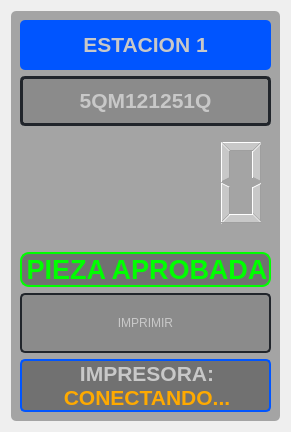
<?xml version="1.0" encoding="UTF-8"?>
<ui version="4.0">
 <class>Form</class>
 <widget class="QWidget" name="Form">
  <property name="geometry">
   <rect>
    <x>0</x>
    <y>0</y>
    <width>277</width>
    <height>432</height>
   </rect>
  </property>
  <property name="windowTitle">
   <string>Form</string>
  </property>
  <layout class="QVBoxLayout" name="verticalLayout">
   <item>
    <widget class="QFrame" name="Mesa1_Frame">
     <property name="styleSheet">
      <string notr="true">background-color: rgba(0, 0, 0, 80);
border-radius:5px;</string>
     </property>
     <layout class="QVBoxLayout" name="verticalLayout_21">
      <item>
       <widget class="QLabel" name="lbl_titleStation">
        <property name="minimumSize">
         <size>
          <width>0</width>
          <height>50</height>
         </size>
        </property>
        <property name="styleSheet">
         <string notr="true">background-color: rgb(0, 85, 255);

</string>
        </property>
        <property name="text">
         <string>&lt;html&gt;&lt;head/&gt;&lt;body&gt;&lt;p align=&quot;center&quot;&gt;&lt;span style=&quot; font-size:16pt; font-weight:700; color:#c8c8c8;&quot;&gt;ESTACION 1&lt;/span&gt;&lt;/p&gt;&lt;/body&gt;&lt;/html&gt;</string>
        </property>
       </widget>
      </item>
      <item>
       <widget class="QLabel" name="lbl_part_num">
        <property name="minimumSize">
         <size>
          <width>0</width>
          <height>50</height>
         </size>
        </property>
        <property name="styleSheet">
         <string notr="true">background-color: rgba(100, 100, 100,100);
border: 3px solid transparent;
border-color: rgb(33, 37, 43);</string>
        </property>
        <property name="frameShape">
         <enum>QFrame::Shape::NoFrame</enum>
        </property>
        <property name="text">
         <string>&lt;html&gt;&lt;head/&gt;&lt;body&gt;&lt;p align=&quot;center&quot;&gt;&lt;span style=&quot; font-size:16pt; font-weight:700; color:#c8c8c8;&quot;&gt;5QM121251Q&lt;/span&gt;&lt;/p&gt;&lt;/body&gt;&lt;/html&gt;</string>
        </property>
        <property name="scaledContents">
         <bool>false</bool>
        </property>
        <property name="alignment">
         <set>Qt::AlignmentFlag::AlignCenter</set>
        </property>
       </widget>
      </item>
      <item>
       <widget class="QLCDNumber" name="lcd_display">
        <property name="minimumSize">
         <size>
          <width>0</width>
          <height>100</height>
         </size>
        </property>
        <property name="layoutDirection">
         <enum>Qt::LayoutDirection::LeftToRight</enum>
        </property>
        <property name="styleSheet">
         <string notr="true">color: rgb(200, 200, 200);
background-color: none;</string>
        </property>
        <property name="frameShape">
         <enum>QFrame::Shape::NoFrame</enum>
        </property>
        <property name="smallDecimalPoint">
         <bool>false</bool>
        </property>
       </widget>
      </item>
      <item>
       <spacer name="verticalSpacer_6">
        <property name="orientation">
         <enum>Qt::Orientation::Vertical</enum>
        </property>
        <property name="sizeHint" stdset="0">
         <size>
          <width>20</width>
          <height>40</height>
         </size>
        </property>
       </spacer>
      </item>
      <item>
       <widget class="QLabel" name="lbl_StatePza">
        <property name="styleSheet">
         <string notr="true">QLabel {
    border: 2px solid #FF0000; /* Cambia el color del borde a rojo */
	border-color: rgb(0, 255, 0);
	border-radius:9px;
}</string>
        </property>
        <property name="text">
         <string>&lt;html&gt;&lt;head/&gt;&lt;body&gt;&lt;p align=&quot;center&quot;&gt;&lt;span style=&quot; font-size:20pt; font-weight:700; color:#00ff00;&quot;&gt;PIEZA APROBADA&lt;/span&gt;&lt;/p&gt;&lt;/body&gt;&lt;/html&gt;</string>
        </property>
        <property name="textInteractionFlags">
         <set>Qt::TextInteractionFlag::LinksAccessibleByMouse</set>
        </property>
       </widget>
      </item>
      <item>
       <widget class="QPushButton" name="btn_RePrint">
        <property name="minimumSize">
         <size>
          <width>0</width>
          <height>60</height>
         </size>
        </property>
        <property name="styleSheet">
         <string notr="true">QPushButton{
    border: 2px solid transparent; 
	border-color: rgb(33, 37, 43);
	border-radius:5px;
	font: 700 14pt &quot;Segoe UI&quot;;
	color: rgb(200, 200, 200);
	background-color: rgba(100, 100, 100,100);
}

QPushButton:Pressed{
	background-color: rgb(0, 85, 255);
}</string>
        </property>
        <property name="text">
         <string>IMPRIMIR</string>
        </property>
       </widget>
      </item>
      <item>
       <widget class="QLabel" name="lbl_PrintState">
        <property name="styleSheet">
         <string notr="true">QLabel {
color: rgb(200, 200, 200);
    border: 2px solid #FF0000; /* Cambia el color del borde a rojo */
	border-color: rgb(0, 85, 255);
	border-radius:5px;
}</string>
        </property>
        <property name="text">
         <string>&lt;html&gt;&lt;head/&gt;&lt;body&gt;&lt;p align=&quot;center&quot;&gt;&lt;span style=&quot; font-size:16pt; font-weight:700;&quot;&gt;IMPRESORA:&lt;br/&gt;&lt;/span&gt;&lt;span style=&quot; font-size:16pt; font-weight:700; color:#ffaa00;&quot;&gt;CONECTANDO...&lt;/span&gt;&lt;/p&gt;&lt;/body&gt;&lt;/html&gt;</string>
        </property>
       </widget>
      </item>
     </layout>
    </widget>
   </item>
  </layout>
 </widget>
 <resources/>
 <connections/>
</ui>
